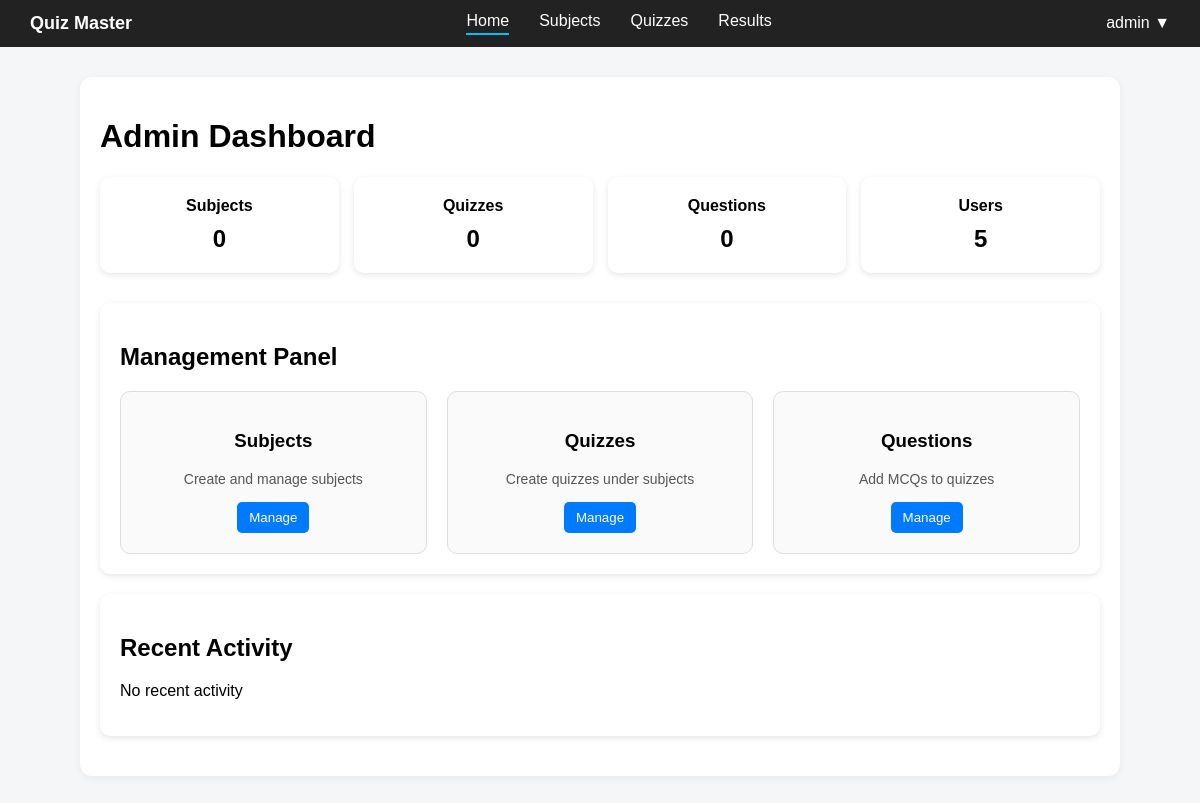
Page /admin (signed in) on the earlier database version.
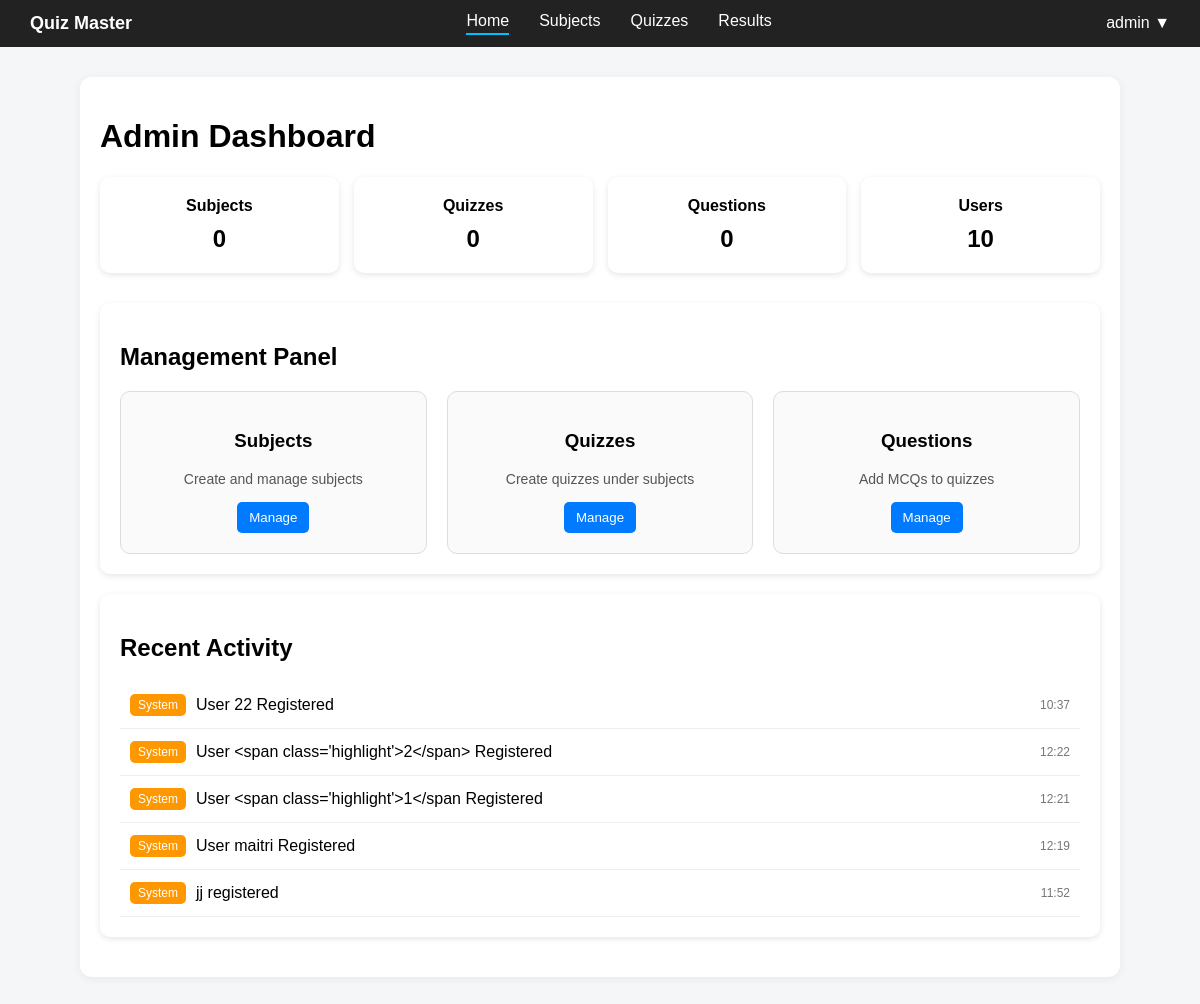
Same page on the later database version.
### controller/models.py (models this page shows)
class Activity(db.Model):
    __tablename__ = "activities"
    id = db.Column(db.Integer, primary_key=True)
    type = db.Column(db.String(50), nullable=False)
    message = db.Column(db.String(300), nullable=False)
    timestamp = db.Column(db.DateTime, default=datetime.utcnow)
    user_id = db.Column(db.Integer, db.ForeignKey("users.id"), nullable=True)

### app.py (the view)
@app.route('/admin')
def admin_dashboard():
    if "user_id" not in session:
        flash("Please login first")
        return redirect(url_for("landing"))
    if session.get('role') != "admin":
        flash("You are not authorized to access this page")
        return redirect(url_for("landing"))
    users_count = User.query.count()
    subjects_count = Subject.query.count()
    quizzes_count = Quiz.query.count()
    questions_count = Question.query.count()
    activities = (Activity.query.order_by(Activity.timestamp.desc()).limit(5).all())
    return render_template("admin_dashboard.html",users_count=users_count,subjects_count=subjects_count,quizzes_count=quizzes_count,questions_count=questions_count,activities=activities)

### templates/admin_dashboard.html (shortened to what this page needs)
{% extends "base.html" %}
{% block content %}
<h1>Admin Dashboard</h1>
<div class="stats">
    <div class="card">
        Subjects
        <span>{{ subjects_count }}</span>
    </div>
    <div class="card">
        Quizzes
        <span>{{ quizzes_count }}</span>
    </div>
    <div class="card">
        Questions
        <span>{{ questions_count }}</span>
    </div>
    <div class="card">Users<span>{{ users_count }}</span></div>
</div>
<div class="section">
    <h2>Management Panel</h2>
    <div class="manage-grid">
        <div class="manage-card">
            <h3>Subjects</h3>
            <p>Create and manage subjects</p>
            <div class="actions">
                <button onclick="location.href='#'">Manage</button>
            </div>
        </div>
        <div class="manage-card">
            <h3>Quizzes</h3>
            <p>Create quizzes under subjects</p>
            <div class="actions">
                <button onclick="location.href='#'">Manage</button>
            </div>
        </div>
        <div class="manage-card">
            <h3>Questions</h3>
            <p>Add MCQs to quizzes</p>
            <div class="actions">
                <button onclick="location.href='#'">Manage</button>
            </div>
        </div>
    </div>
</div>
<div class="section">
    <h2>Recent Activity</h2>
    {% if activities %}
    {% for a in activities %}
    <div class="activity-item">
        <span class="tag {{ a.type }}">
            {{ a.type|capitalize }}
        </span>
        <span class="text">
            {{ a.message }}
        </span>
        <span class="time">
            {{ a.timestamp.strftime('%H:%M') }}
        </span>
    </div>
    {% endfor %}
    {% else %}
    <p>No recent activity</p>
    {% endif %}
</div>
{% endblock %}

### templates/base.html (shortened to what this page needs)
<!DOCTYPE html>
<html lang="en">
<head>
    <link rel="stylesheet" href="{{ url_for('static', filename='css/base.css') }}">
</head>
<body>
    <nav class="navbar">
        <div class="nav-left">
            <span class="logo">Quiz Master</span>
        </div>
        <div class="nav-center">
            {% if session.get('role') == 'admin' %}
            <a href="{{ url_for('admin_dashboard') }}"
                class="{% if request.endpoint == 'admin_dashboard' %}active{% endif %}">Home</a>
            {% else %}
            <a href="{{ url_for('home') }}" class="{% if request.endpoint == 'home' %}active{% endif %}">Home</a>
            {% endif %}
            <a href="#">Subjects</a>
            <a href="#">Quizzes</a>
            <a href="#">Results</a>
        </div>
        <div class="nav-right">
            <div class="profile">
                {{ session.get('username', 'User') }} ▼
            </div>
        </div>
    </nav>
    <div class="container">
        {% block content %}
        {% endblock %}
    </div>
</body>
</html>

### static/css/base.css (style rules this page uses)
body { font-family: Arial, sans-serif; background: #f4f6f8; margin: 0; }
.navbar { display: flex; justify-content: space-between; align-items: center; background: #222; color: white; padding: 12px 30px; }
.logo { font-weight: bold; font-size: 18px; color: white; }
.nav-center { display: flex; gap: 30px; }
.nav-center a { color: white; text-decoration: none; padding-bottom: 3px; }
.nav-center .active { border-bottom: 2px solid #00bfff; }
.profile { position: relative; cursor: pointer; color: white; padding-bottom: 2px; }
.container { max-width: 1000px; margin: 30px auto; background: white; padding: 20px; border-radius: 12px; box-shadow: 0 2px 10px rgba(0, 0, 0, 0.06); }
.stats { display: grid; grid-template-columns: repeat(4, 1fr); gap: 15px; margin-bottom: 30px; }
.card { background: white; padding: 20px; text-align: center; border-radius: 10px; box-shadow: 0 2px 6px rgba(0, 0, 0, 0.1); font-weight: bold; }
.card span { display: block; font-size: 24px; margin-top: 10px; }
.section { background: white; padding: 20px; margin-bottom: 20px; border-radius: 10px; box-shadow: 0 2px 6px rgba(0, 0, 0, 0.1); }
.manage-grid { display: grid; grid-template-columns: repeat(3, 1fr); gap: 20px; }
.manage-card { background: #fafafa; padding: 20px; border-radius: 10px; text-align: center; border: 1px solid #ddd; }
.manage-card p { font-size: 14px; color: #555; margin-bottom: 15px; }
.actions button { padding: 8px 12px; border: none; border-radius: 5px; background: #007bff; color: white; cursor: pointer; }
.activity-item { display: flex; align-items: center; justify-content: space-between; padding: 12px 10px; border-bottom: 1px solid #eee; }
.system { background: #ff9800; }
.tag { padding: 4px 8px; border-radius: 5px; font-size: 12px; color: white; }
.text { flex: 1; margin-left: 10px; }
.time { font-size: 12px; color: #777; }

Differences in the rows shown:
added Activity: type "System", message "User 22 Registered", timestamp "10:37"
added Activity: type "System", message "User <span class='highlight'>2</span> Registered", timestamp "12:22"
added Activity: type "System", message "User <span class='highlight'>1</span Registered", timestamp "12:21"
added Activity: type "System", message "User maitri Registered", timestamp "12:19"
added Activity: type "System", message "jj registered", timestamp "11:52"
Other differences:
{{ users_count }}: "5" → "10"
text no longer shown: "No recent activity"
